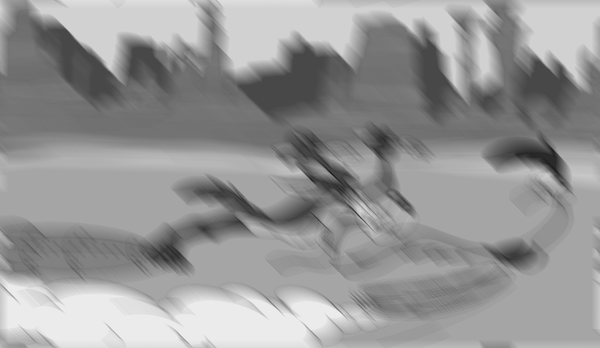
%> input picture Praxisaufgaben/Praxisaufgabe_03/p03_Bild1.png, 600 x 348 px
$ octave p03_comp.m   (GNU Octave 9; MATLAB toolbox functions it lacks are replaced by stand-ins)
%> lines starting %> are read from the running program, lines starting %| are printed output that depends on the picture; in (x1, y1, x2, y2) boxes, pixels count from 0 and x2, y2 are one past the last pixel; in counts of white or black regions, pixels touching at a corner belong together; the program's own positions count from 1
clear;
close;
clc;
%1)
image = imread('p03_Bild1.png');
%> image is the input picture: size 348x600 uint8; min 21, max 238, mean 150.3
%figure, imshow(image);

%2)Punktantwort
psfI = zeros(size(image));
hy = size(image,1)/2;
%> hy = 174
hx = size(image,2)/2;
%> hx = 300
for z = hx-8: hx+8
  psfI(hy,z) = 1;
 end
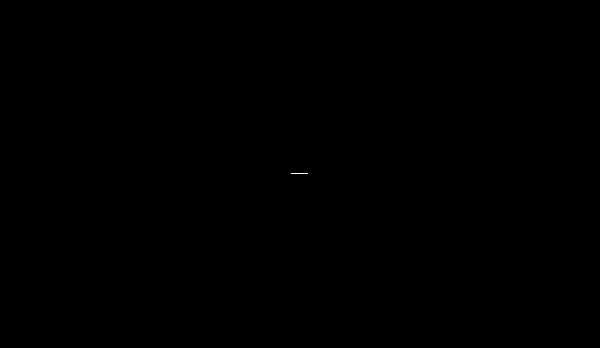
%> psfI: size 348x600 double; values 0 (black) and 1 (white), 0.01% white in thin lines or dots, all inside (x1, y1, x2, y2) = (291, 173, 308, 174)
psfI = imrotate(psfI, 135, 'bilinear','crop');
%figure, imshow(psfI);

%3)
fftimage = fft2(image);
fftimage = fftshift(fftimage);
fftpsfI = fft2(psfI);

%4)
newI = zeros(size(image));
for k=1:348
    for l=1:600
        newI(k,l) = fftimage(k,l)/fftpsfI(k,l);
    end
end
newI = ifft2(ifftshift(newI));
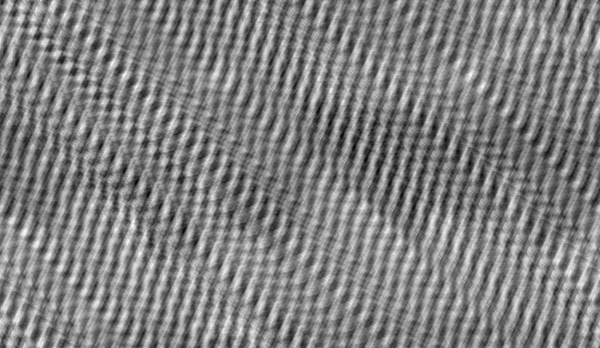
%> newI: size 348x600 double; min -289.6, max 149.6, mean -67.4; drawn with min black and max white

figure, imshow(abs(newI),[]);
%> after `imshow(abs(newI),[])`:
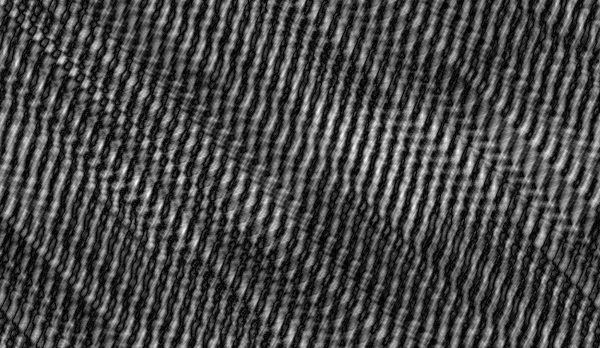
%> displayed picture: size 348x600, on the screen's scale of 0 to 255; min 0, max 255, mean 70.4

%5)wienerFilter
%psfI -> PointSpreedFunction
H = (fft2(psfI));

image = im2double(image);
%> image: size 348x600 double
newImage = im2double(zeros(size(image)));
image = fftshift(fft2(image));
m = size(newImage,1);
%> m = 348
n = size(newImage,2);
%> n = 600
k = 0.00001;
for u = 1: m
  for v = 1: n
    newImage (u,v) = image(u,v)*((1/H(u,v))*((abs(H(u,v))^2)/(abs(H(u,v))^2 +k)));
   end
end
newImage = ifftshift(newImage);
figure, imshow(ifft2(newImage),[]);
%> after `imshow(ifft2(newImage),[])`:
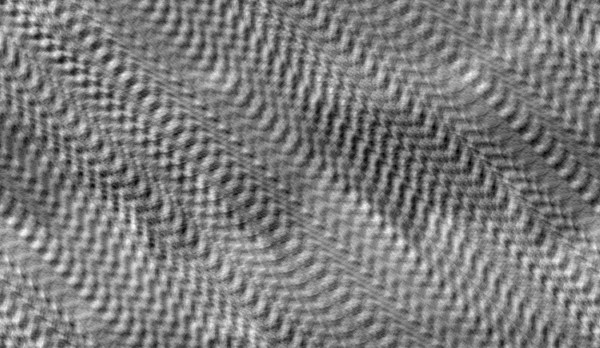
%> displayed picture: size 348x600, on the screen's scale of 0 to 255; min 0, max 255, mean 124.7

% Interpretation von k
% wenn k = 0 hat man die Inverse Filterung
% umso größer k wird umso unschärfer wird das Bild und umso kleiner das k wird umso mehr Rauschen ist im Bild
